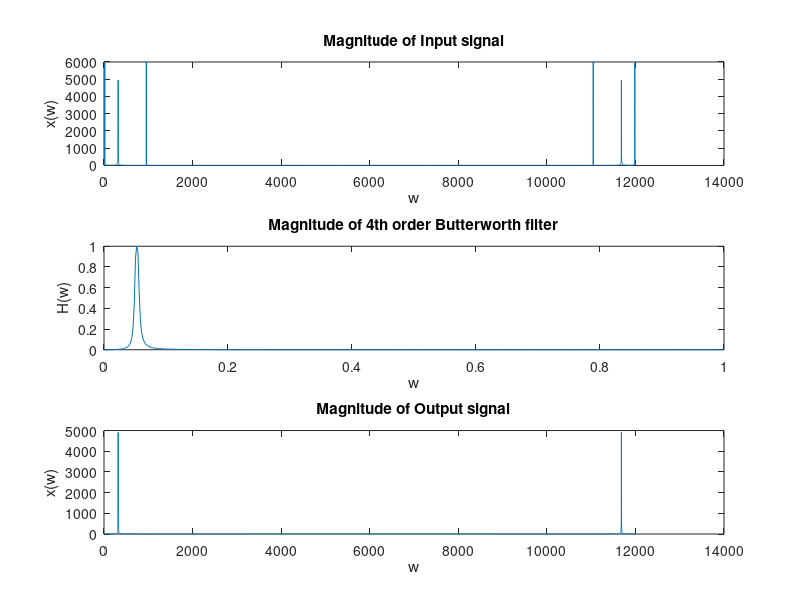
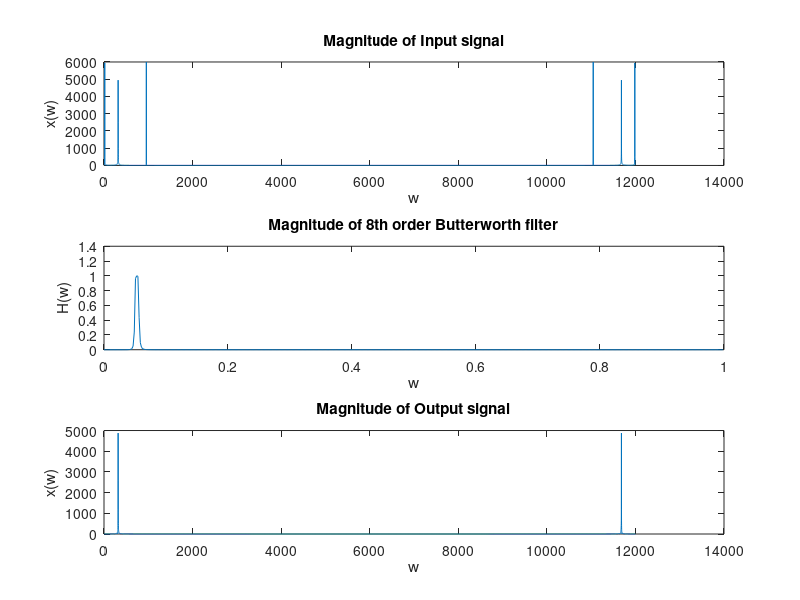
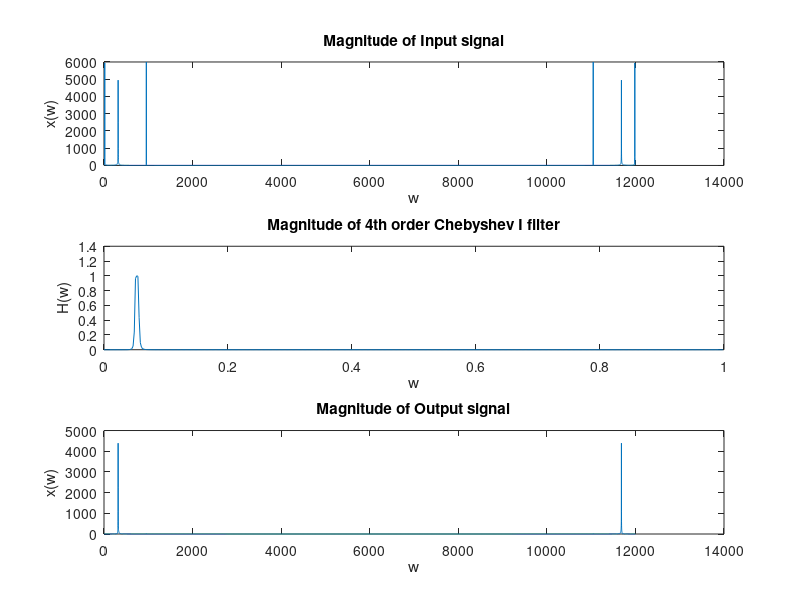
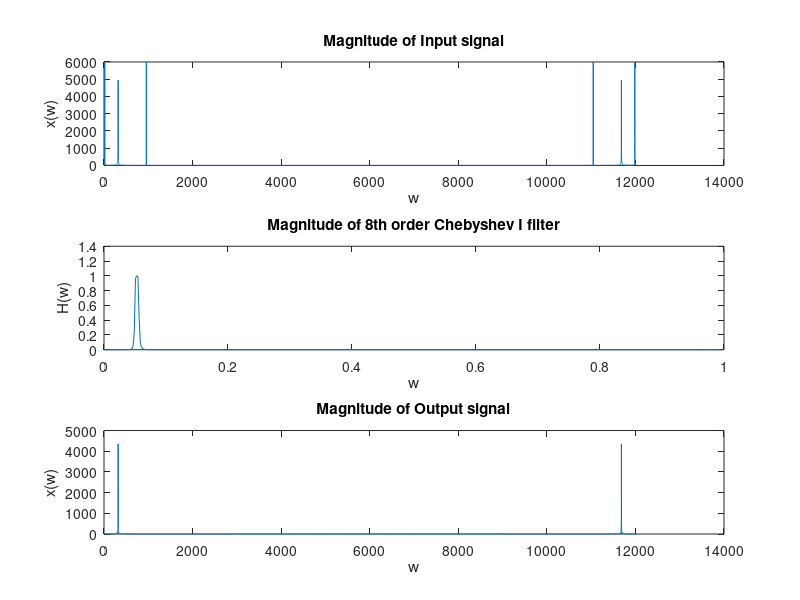

MATLAB code for these plots, in order:
clear
clc
close all


sampFreq = 12000;
halfPFreq1 = 300;
halfPFreq2 = 336;

n = (0: 1/sampFreq: 1);

x = sin(100 .* n) + sin(2000 .* n) + sin(6000 .* n);


%%%%%%%%%%%%%%%%%%%%%
% Butterworth filters
%%%%%%%%%%%%%%%%%%%%%

%%%%%%%%%% order: 4
order = 4;
[b, a] = butter(order/2, [halfPFreq1 halfPFreq2]/ (sampFreq/2), 'bandpass');
[H, freqRange] = freqz(b, a);

y = filter(b, a, x);

xFreq = fft(x);
yFreq = fft(y);

figure(1);

subplot(3, 1, 1)
plot(abs(xFreq))
title("Magnitude of Input signal")
xlabel("w")
ylabel("x(w)")

subplot(3, 1, 2)
plot(freqRange/pi, abs(H));
title("Magnitude of 4th order Butterworth filter")
xlabel("w")
ylabel("H(w)")

subplot(3, 1, 3)
plot(abs(yFreq))
title("Magnitude of Output signal")
xlabel("w")
ylabel("x(w)")

%%%%%%%%%% order: 8
order = 8;
[b, a] = butter(order/2, [halfPFreq1 halfPFreq2]/ (sampFreq/2));
[H, freqRange] = freqz(b, a);

y = filter(b, a, x);
xFreq = fft(x);
yFreq = fft(y);

figure(2);

subplot(3, 1, 1)
plot(abs(xFreq))
title("Magnitude of Input signal")
xlabel("w")
ylabel("x(w)")

subplot(3, 1, 2)
plot(freqRange/pi, abs(H));
title("Magnitude of 8th order Butterworth filter")
xlabel("w")
ylabel("H(w)")

subplot(3, 1, 3)
plot(abs(yFreq))
title("Magnitude of Output signal")
xlabel("w")
ylabel("x(w)")

%%%%%%%%%%%%%%%%%%%%%
% Chebyshev filters
%%%%%%%%%%%%%%%%%%%%%
Rp = 1;

%%%%%%%%%% order: 4
order = 4;

[b, a] = cheby1(order/2, Rp, [halfPFreq1 halfPFreq2]/ (sampFreq/2));
y = filter(b, a, x);

xFreq = fft(x);
yFreq = fft(y);

figure(3);

subplot(3, 1, 1)
plot(abs(xFreq))
title("Magnitude of Input signal")
xlabel("w")
ylabel("x(w)")

subplot(3, 1, 2)
plot(freqRange/pi, abs(H));
title("Magnitude of 4th order Chebyshev I filter")
xlabel("w")
ylabel("H(w)")

subplot(3, 1, 3)
plot(abs(yFreq))
title("Magnitude of Output signal")
xlabel("w")
ylabel("x(w)")

%%%%%%%%%% order: 8
order = 8;

[b, a] = cheby1(order/2, Rp, [halfPFreq1 halfPFreq2]/ (sampFreq/2));
y = filter(b, a, x);

xFreq = fft(x);
yFreq = fft(y);

figure(4);

subplot(3, 1, 1)
plot(abs(xFreq))
title("Magnitude of Input signal")
xlabel("w")
ylabel("x(w)")

subplot(3, 1, 2)
plot(freqRange/pi, abs(H));
title("Magnitude of 8th order Chebyshev I filter")
xlabel("w")
ylabel("H(w)")

subplot(3, 1, 3)
plot(abs(yFreq))
title("Magnitude of Output signal")
xlabel("w")
ylabel("x(w)")

%%%%%%%%%%%%%%%%%%%%%
% Elliptic filters
%%%%%%%%%%%%%%%%%%%%%

Rp = 1;
Rs = 60;

%%%%%%%%%% order: 4
order = 4;

[b, a] = ellip(order/2, Rp, Rs, [halfPFreq1 halfPFreq2]/ (sampFreq/2));
y = filter(b, a, x);

xFreq = fft(x);
yFreq = fft(y);

figure(5);

subplot(3, 1, 1)
plot(abs(xFreq))
title("Magnitude of Input signal")
xlabel("w")
ylabel("x(w)")

subplot(3, 1, 2)
plot(freqRange/pi, abs(H));
title("Magnitude of 4th order Elliptic filter")
xlabel("w")
ylabel("H(w)")

subplot(3, 1, 3)
plot(abs(yFreq))
title("Magnitude of Output signal")
xlabel("w")
ylabel("x(w)")

%%%%%%%%%% order: 8
order = 8;

[b, a] = ellip(order/2, Rp, Rs, [halfPFreq1 halfPFreq2]/ (sampFreq/2));
y = filter(b, a, x);

xFreq = fft(x);
yFreq = fft(y);

figure(6);

subplot(3, 1, 1)
plot(abs(xFreq))
title("Magnitude of Input signal")
xlabel("w")
ylabel("x(w)")

subplot(3, 1, 2)
plot(freqRange/pi, abs(H));
title("Magnitude of 8th order Elliptic filter")
xlabel("w")
ylabel("H(w)")

subplot(3, 1, 3)
plot(abs(yFreq))
title("Magnitude of Output signal")
xlabel("w")
ylabel("x(w)")
